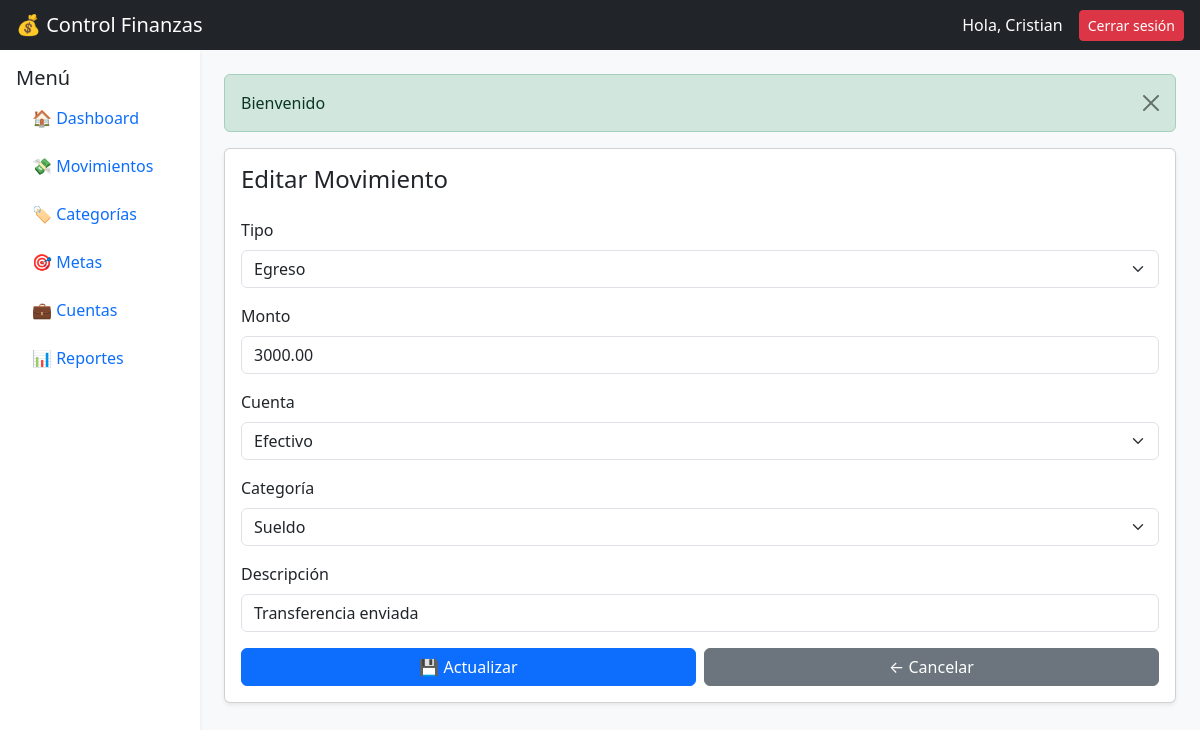
Page /index.php?action=movimientos.editar&id=21 (signed in) on the committed database.
### tables this page shows
CREATE TABLE `movimientos` (
  `id` int(11) NOT NULL,
  `tipo` enum('ingreso','egreso') NOT NULL,
  `monto` decimal(10,2) NOT NULL,
  `descripcion` varchar(255) DEFAULT NULL,
  `fecha` datetime DEFAULT current_timestamp(),
  `categoria_id` int(11) DEFAULT NULL,
  `cuenta_id` int(11) DEFAULT NULL,
  `usuario_id` int(11) DEFAULT NULL,
  `meta_id` int(11) DEFAULT NULL
);

CREATE TABLE `cuentas` (
  `id` int(11) NOT NULL,
  `nombre` varchar(50) NOT NULL,
  `saldo` decimal(10,2) DEFAULT 0.00,
  `usuario_id` int(11) DEFAULT NULL
);

### controllers/MovimientoController.php (called while the page is built, shortened)
<?php
class MovimientoController{
    private $model;
    public function __construct()
    {
        require_once("c://xampp/htdocs/control_finanzas/models/Movimiento.php");
        $this->model = new MovimientoModel();
    }
    public function editar($id){
        $usuario_id = $_SESSION["usuario_id"];
        $movimiento = $this->model->getMovimiento($id);
        $cuentas = $this->model->getCuentas($usuario_id);
        $categorias = $this->model->getCategorias($usuario_id);
        require_once("c://xampp/htdocs/control_finanzas/views/movimientos/editar.php");
    }
}
?>

### config/database.php (called while the page is built)
<?php
    class db{
        private $host = "localhost";
        private $dbname = "control_finanzas";
        private $user = "root";
        private $password = "";
        public function conexion(){
            try{
                $PDO = new PDO("mysql:host=".$this->host.";dbname=".$this->dbname,$this->user,$this->password);
                return $PDO;
            }catch(PDOException $e){
                return $e->getMessage();
            }
        }
    }
?>

### models/Movimiento.php (called while the page is built, shortened)
<?php
    class MovimientoModel{
        private $PDO;
        public function __construct()
        {
            require_once("c://xampp/htdocs/control_finanzas/config/database.php");
            $con = new db();
            $this->PDO = $con->conexion();
        }
        public function getCuentas($usuario_id){
            $statement = $this->PDO->prepare("SELECT id, nombre, saldo FROM cuentas WHERE usuario_id = :id");
            $statement->bindParam(":id", $usuario_id);
            $statement->execute();
            return $statement->fetchAll(PDO::FETCH_ASSOC);
        }
        public function getCategorias($usuario_id){
            $statement = $this->PDO->prepare("SELECT id, nombre FROM categorias WHERE usuario_id = :id");
            $statement->bindParam(":id", $usuario_id);
            $statement->execute();
            return $statement->fetchAll(PDO::FETCH_ASSOC);
        }
        public function getMovimiento($id){
            $statement = $this->PDO->prepare("SELECT * FROM movimientos WHERE id = :id");
            $statement->bindParam(":id", $id);
            $statement->execute();
            return $statement->fetch(PDO::FETCH_ASSOC);
        }
    }
?>

### views/movimientos/editar.php (the view, shortened to what this page needs)
<?php require_once("c://xampp/htdocs/control_finanzas/views/layouts/header.php"); ?>
<?php require_once("c://xampp/htdocs/control_finanzas/views/layouts/navbar.php"); ?>
<div class="container-fluid">
    <div class="row">
        <?php require_once("c://xampp/htdocs/control_finanzas/views/layouts/sidebar.php"); ?>
        <div class="col-12 col-md-10 p-2 p-md-4">
            <?php require_once("c://xampp/htdocs/control_finanzas/views/layouts/alert.php"); ?>
            <div class="card shadow-sm">
                <div class="card-body p-2 p-md-3">
                    <h4 class="mb-3 mb-md-4">Editar Movimiento</h4>
                    <form action="/control_finanzas/index.php?action=movimientos.update" method="POST">
                        <div class="mb-3">
                            <label class="form-label">Tipo</label>
                            <select name="tipo" class="form-select" required>
                                <option value="egreso" <?= $movimiento['tipo'] == 'egreso' ? 'selected' : '' ?>>
                                    Egreso
                                </option>
                            </select>
                        </div>
                        <div class="mb-3">
                            <label class="form-label">Monto</label>
                            <input type="number" name="monto" class="form-control"
                                   value="<?= $movimiento['monto'] ?>" required>
                        </div>
                        <div class="mb-3">
                            <label class="form-label">Cuenta</label>
                            <select name="cuenta_id" class="form-select" required>
                                <?php foreach($cuentas as $c): ?>
                                    <option value="<?= $c['id'] ?>"
                                        <?= $movimiento['cuenta_id'] == $c['id'] ? 'selected' : '' ?>>
                                        <?= $c['nombre'] ?>
                                    </option>
                                <?php endforeach; ?>
                            </select>
                        </div>
                        <div class="mb-3">
                            <label class="form-label">Categoría</label>
                            <select name="categoria_id" class="form-select" required>
                                <?php foreach($categorias as $cat): ?>
                                    <option value="<?= $cat['id'] ?>"
                                        <?= $movimiento['categoria_id'] == $cat['id'] ? 'selected' : '' ?>>
                                        <?= $cat['nombre'] ?>
                                    </option>
                                <?php endforeach; ?>
                            </select>
                        </div>
                        <div class="mb-3">
                            <label class="form-label">Descripción</label>
                            <input type="text" name="descripcion" class="form-control"
                                   value="<?= $movimiento['descripcion'] ?>">
                        </div>
                        <div class="d-flex flex-column flex-sm-row gap-2 mt-3">
                            <button type="submit" class="btn btn-primary w-100 w-sm-auto">
                                💾 Actualizar
                            </button>
                            <button type="button" onclick="history.back()"
                                    class="btn btn-secondary w-100 w-sm-auto">
                                ← Cancelar
                            </button>
                        </div>
                    </form>
                </div>
            </div>
        </div>
    </div>
</div>
<?php require_once("c://xampp/htdocs/control_finanzas/views/layouts/footer.php"); ?>

### rows in the picture
movimientos: tipo "Egreso", monto "3000.00", cuenta_id "Efectivo", descripcion "Transferencia enviada"

### other values in the picture
$_SESSION['usuario'] "Cristian"
$_SESSION["mensaje"] "Bienvenido"
form field categoria_id "Sueldo"
